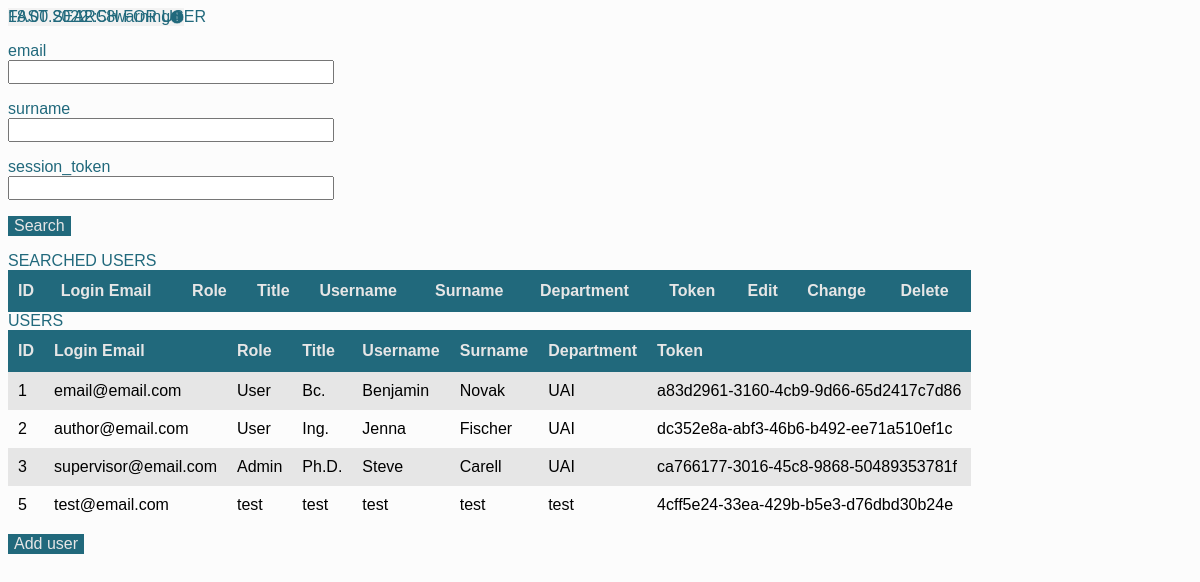
/home_admin (signed in), run on an earlier commit of the app's database.
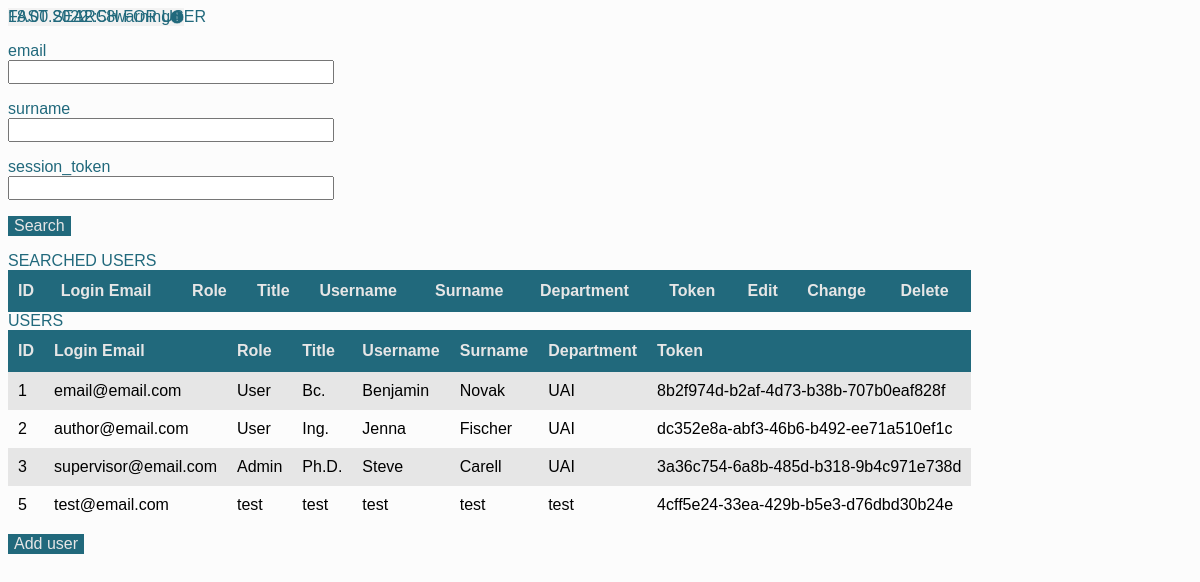
And on a later commit of the database.
### app/models.py (models this page shows, shortened)
class User(UserMixin, db.Model):
    __bind_key__ = 'db_users'
    __tablename__ = "medic"
    id = db.Column('id', db.Integer, primary_key=True)
    email = db.Column('email', db.String(40), unique=True)
    username = db.Column('name', db.String(20))
    surname = db.Column('surname', db.String(20))
    department = db.Column('department', db.String(10))
    title = db.Column('title', db.String(5))
    password = db.Column('password', db.String(200), unique=True)
    session_token = db.Column('session_token', db.String(40), unique=True, index=True)
    role = db.Column('role', db.String(5))

### app/routes_auth.py (the view)
@auth.route('/home_admin', methods = ['GET', 'POST'])
@admin_required
@login_required
def home_admin():
    users = User.query.filter().all()
    db.session.flush()
    search_form = SearchForm()
    if search_form.validate_on_submit() and search_form.search.data:
        search_user = User.query.filter((User.surname == search_form.surname.data) | (User.email == search_form.email.data) | (User.session_token == search_form.session_token.data)).all()
        return render_template('admin/home_admin.html', users = users, search_list = search_user, search_form = search_form)
    return render_template('admin/home_admin.html', users = users, search_form = search_form)

### app/forms.py
class SearchForm(FlaskForm):
    email = StringField('email')
    surname = StringField('surname')
    session_token = StringField('session_token')
    search = SubmitField('Search')

### app/__init__.py (called while the page is built)
def create_app():
    server_app = Flask(__name__)
    server_app.config.from_object(Config)
    db.init_app(server_app)
    login_manager = LoginManager()
    login_manager.init_app(server_app)
    login_manager.session_protection = "strong"
    from .models import User
    @login_manager.user_loader
    def load_user(session_token):
        return User.query.filter_by(session_token=session_token).first()
    from .routes import app
    server_app.register_blueprint(app)
    from .routes_auth import auth
    server_app.register_blueprint(auth)
    return server_app

### app/role_req.py (called while the page is built)
def admin_required(f):
    @wraps(f)
    def wrap(*args, **kwargs):
        if current_user.role == "Admin":
            return f(*args, **kwargs)
        else:
            return "<h1>You need to be an admin to view this page.<h1>"
    return wrap

### app/templates/admin/home_admin.html (shortened to what this page needs)
<link rel="stylesheet" href="{{ url_for('static', filename='css/admin/home_admin.css') }}">
{% extends "layout.html" %}
{% block content %}
    <div class="title">FAST SEARCH FOR USER</div>
    <form action="" method="post">
        <p>
            {{ search_form.email.label(class="label") }}<br>
            {{ search_form.email(size=32,class="input") }}<br>
        </p>
        <p>
            {{ search_form.surname.label(class="label")  }}<br>
            {{ search_form.surname(size=32,class="input") }}<br>
        </p>
        <p>
            {{ search_form.session_token.label(class="label")  }}<br>
            {{ search_form.session_token(size=32,class="input") }}<br>
        </p>
        <p>{{ search_form.search(class="button_auth") }}</p>
    </form>
    <div class="title">SEARCHED USERS</div>
    <table id="users">
        <tr>
            <th>ID</th>
            <th>Login Email</th>
            <th>Role</th>
            <th>Title</th>
            <th>Username</th>
            <th>Surname</th>
            <th>Department</th>
            <th>Token</th>
            <th>Edit</th>
            <th>Change</th>
            <th>Delete</th>
        </tr>
    </table>
    <div class="title">USERS</div>
    <table id="users">
        <tr>
            <th>ID</th>
            <th>Login Email</th>
            <th>Role</th>
            <th>Title</th>
            <th>Username</th>
            <th>Surname</th>
            <th>Department</th>
            <th>Token</th>
        </tr>
        {% for user in users %}
            <tr>
                <td>{{ user.id }}</td>
                <td>{{ user.email }}</td>
                <td>{{ user.role }}</td>
                <td>{{ user.title }}</td>
                <td>{{ user.username }}</td>
                <td>{{ user.surname }}</td>
                <td>{{ user.department }}</td>
                <td>{{ user.session_token }}</td>
            </tr>
        {% endfor %}
    </table>
    <button class="button_auth" id="add_user"onclick="window.location.href='{{ url_for( 'auth.register_admin') }}';">Add user</button>
{% endblock %}

### app/templates/layout.html (shortened to what this page needs)
<!DOCTYPE html>
<html lang="en-US">
	<head>
		<link rel="stylesheet" href="{{ url_for('static', filename='css/background.css') }}">
		<link rel="stylesheet" href="{{ url_for('static', filename='css/layout.css') }}">
		<link rel="stylesheet" href="{{ url_for('static', filename='css/loading.css') }}">
	</head>
	<body>
		<div class="panel" id="top_panel">
			<div class="text" id="date"></div>
			<div class="text" id="time"></div>
			<div class="text" id="battery"></div>
		</div>
		<div class="container">
			{% block content %}
			{% endblock %}
		</div>
		<button class="button" id="roll_button">
		</button>
	</body>
</html>

### app/static/css/admin/home_admin.css (style rules this page uses)
.container { overflow: scroll; }
.title { margin-top: calc(50px / var(--height-divisor)); text-align: flex-start; max-width: calc(1150px / var(--width-divisor)); font-size: calc(30px / var(--height-divisor)); font-family: var(--font); color: #21697C; color: rgb(33, 105, 124); }
.input { color: #21697C; color: rgb(33, 105, 124); font-size: calc(15px / var(--height-divisor)); font-family: var(--font); }
.label { font-size: calc(20px / var(--height-divisor)); font-family: var(--font); color: #21697C; color: rgb(33, 105, 124); }
#users { font-family: var(--font); border-collapse: collapse; width: 100%; }
#users td, #users th { padding: 10px; }
#users tr:nth-child(even) { background-color: #E6E6E6; background-color: rgb(230, 230, 230); }
#users th { padding-top: 12px; padding-bottom: 12px; text-align: left; background-color: #21697C; background-color: rgb(33, 105, 124); color: #E6E6E6; color: rgb(230, 230, 230); }
.button_auth { margin-top: 10px; border: 0; outline: none; -webkit-appearance: none; -moz-appearance: none; display: flex; align-items: center; justify-content: center; font-family: var(--font); font-size: calc(15px / var(--height-divisor)); color: #E6E6E6; color: rgb(230, 230, 230); background: #21697C; background: rgba(33, 105, 124, 1); width: calc(100px / var(--width-divisor)); height: calc(40px / var(--height-divisor)); border-radius: calc(30px / var(--width-divisor)); -moz-border-radius: calc(30px / var(--width-divisor)); -webkit-border-radius: calc(30px / var(--width-divisor)); }

### app/static/css/background.css (style rules this page uses)
body::after { content: ""; background-color: #F2F2F2; background-color: rgba(242, 242, 242, 1); opacity: 0.25; top: 0; left: 0; bottom: 0; right: 0; position: absolute; z-index: -1; }

### app/static/css/layout.css (style rules this page uses)
.text { font-family: var(--font); font-size: calc(30px / var(--height-divisor)); color: #21697C; color: rgb(33, 105, 124); }
.panel { background: #F2F2F2; background: rgba(242, 242, 242, 1); border-radius: calc(14px / var(--width-divisor)); -moz-border-radius: calc(14px / var(--width-divisor)); -webkit-border-radius: calc(14px / var(--width-divisor)); }
#top_panel.panel { display: grid; grid-template-columns: 33% 33% 26% 8%; align-items: center; position: absolute; left: calc(70px / var(--width-divisor)); top: calc(35px / var(--height-divisor)); width: calc(1150px / var(--width-divisor)); height: calc(50px / var(--height-divisor)); }
#date.text { justify-self: flex-start; margin-left: calc(20px / var(--width-divisor));; }
#time.text { justify-self: center; }
#battery.text { justify-self: flex-end; }
.button, .info_button { border: 0; outline: none; -webkit-appearance: none; -moz-appearance: none; }
.button { border-radius: calc(10px / var(--width-divisor)); -moz-border-radius: calc(10px / var(--width-divisor));; -webkit-border-radius: calc(10px / var(--width-divisor)); background: #21697C; background: rgba(33, 105, 124, 1); }
#roll_button.button { align-self: center; justify-self: center; position: absolute; z-index: 1; top: calc(880px / var(--height-divisor)); left: calc(80px / var(--width-divisor)); background: #F2F2F2; background: rgba(242, 242, 242, 1); width: calc(40px / var(--width-divisor)); height: calc(35px / var(--height-divisor)); }
.not_supported_logo { visibility: hidden; justify-self: center; width: calc(30px / var(--width-divisor)); height: calc(30px / var(--height-divisor)); }
.container { position: absolute; top: calc(90px / var(--height-divisor)); left: calc(70px / var(--width-divisor)); width: calc(1150px / var(--width-divisor)); height: calc(765px / var(--height-divisor)); }

What changed in the data, as far as the page shows it:
changed User "email@email.com": session_token "a83d2961-3160-4cb9-9d66-65d2417c7d86" → "8b2f974d-b2af-4d73-b38b-707b0eaf828f"
changed User "supervisor@email.com": session_token "ca766177-3016-45c8-9868-50489353781f" → "3a36c754-6a8b-485d-b318-9b4c971e738d"
